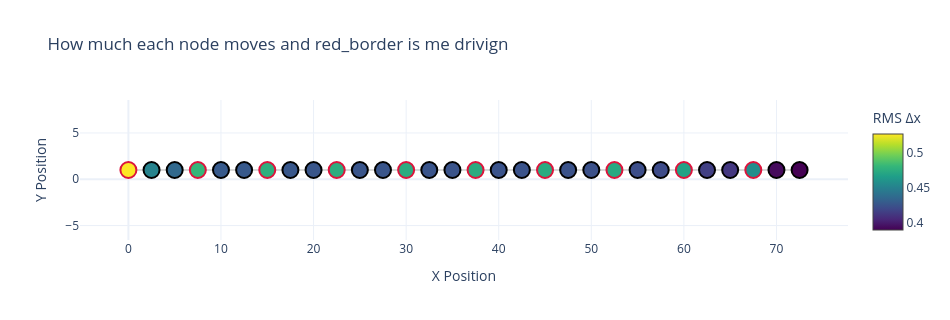

Notebook source saved alongside this figure:
### Code cell
fig_spatial = plot_movement_nodes_spatial(
    X, nodes_pos=nodes_pos, target_nodes=target_nodes, N=N
)
fig_spatial.show()

### Figure 1 — Plotly figure (JSON) as saved in the notebook; plotly's stock layout.template omitted (floating-point values rounded to 4 significant figures)
{"data": [{"hoverinfo": "none", "line": {"color": "rgba(160, 160, 160, 0.4)", "width": 2}, "mode": "lines", "showlegend": false, "type": "scatter", "x": [0.0, 2.5, 5.0, 7.5, 10.0, 12.5, 15.0, 17.5, 20.0, 22.5, 25.0, 27.5, 30.0, 32.5, 35.0, 37.5, 40.0, 42.5, 45.0, 47.5, 50.0, 52.5, 55.0, 57.5, 60.0, 62.5, 65.0, 67.5, 70.0, 72.5], "y": [1.0, 1.0, 1.0, 1.0, 1.0, 1.0, 1.0, 1.0, 1.0, 1.0, 1.0, 1.0, 1.0, 1.0, 1.0, 1.0, 1.0, 1.0, 1.0, 1.0, 1.0, 1.0, 1.0, 1.0, 1.0, 1.0, 1.0, 1.0, 1.0, 1.0]}, {"hoverinfo": "text", "marker": {"color": [0.5276, 0.4515, 0.4357, 0.4807, 0.4286, 0.4277, 0.4767, 0.4267, 0.4264, 0.4755, 0.4259, 0.4257, 0.4748, 0.4253, 0.4252, 0.4743, 0.4249, 0.4247, 0.4738, 0.4243, 0.4239, 0.4726, 0.4223, 0.421, 0.4685, 0.4157, 0.4116, 0.4566, 0.3929, 0.3892], "colorbar": {"title": {"text": "RMS Δx"}}, "colorscale": [[0, "#440154"], [0.1111, "#482878"], [0.2222, "#3e4989"], [0.3333, "#31688e"], [0.4444, "#26828e"], [0.5556, "#1f9e89"], [0.6667, "#35b779"], [0.7778, "#6ece58"], [0.8889, "#b5de2b"], [1, "#fde725"]], "line": {"color": ["crimson", "black", "black", "crimson", "black", "black", "crimson", "black", "black", "crimson", "black", "black", "crimson", "black", "black", "crimson", "black", "black", "crimson", "black", "black", "crimson", "black", "black", "crimson", "black", "black", "crimson", "black", "black"], "width": 2}, "showscale": true, "size": 16}, "mode": "markers", "showlegend": false, "text": ["Chain Node #0 (Global ID: 1)<br>RMS Δx: 0.5276<br>Driven: Yes", "Chain Node #1 (Global ID: 4)<br>RMS Δx: 0.4515<br>Driven: No", "Chain Node #2 (Global ID: 7)<br>RMS Δx: 0.4357<br>Driven: No", "Chain Node #3 (Global ID: 10)<br>RMS Δx: 0.4807<br>Driven: Yes", "Chain Node #4 (Global ID: 13)<br>RMS Δx: 0.4286<br>Driven: No", "Chain Node #5 (Global ID: 16)<br>RMS Δx: 0.4277<br>Driven: No", "Chain Node #6 (Global ID: 19)<br>RMS Δx: 0.4767<br>Driven: Yes", "Chain Node #7 (Global ID: 22)<br>RMS Δx: 0.4267<br>Driven: No", "Chain Node #8 (Global ID: 25)<br>RMS Δx: 0.4264<br>Driven: No", "Chain Node #9 (Global ID: 28)<br>RMS Δx: 0.4755<br>Driven: Yes", "Chain Node #10 (Global ID: 31)<br>RMS Δx: 0.4259<br>Driven: No", "Chain Node #11 (Global ID: 34)<br>RMS Δx: 0.4257<br>Driven: No", "Chain Node #12 (Global ID: 37)<br>RMS Δx: 0.4748<br>Driven: Yes", "Chain Node #13 (Global ID: 40)<br>RMS Δx: 0.4253<br>Driven: No", "Chain Node #14 (Global ID: 43)<br>RMS Δx: 0.4252<br>Driven: No", "Chain Node #15 (Global ID: 46)<br>RMS Δx: 0.4743<br>Driven: Yes", "Chain Node #16 (Global ID: 49)<br>RMS Δx: 0.4249<br>Driven: No", "Chain Node #17 (Global ID: 52)<br>RMS Δx: 0.4247<br>Driven: No", "Chain Node #18 (Global ID: 55)<br>RMS Δx: 0.4738<br>Driven: Yes", "Chain Node #19 (Global ID: 58)<br>RMS Δx: 0.4243<br>Driven: No", "Chain Node #20 (Global ID: 61)<br>RMS Δx: 0.4239<br>Driven: No", "Chain Node #21 (Global ID: 64)<br>RMS Δx: 0.4726<br>Driven: Yes", "Chain Node #22 (Global ID: 67)<br>RMS Δx: 0.4223<br>Driven: No", "Chain Node #23 (Global ID: 70)<br>RMS Δx: 0.4210<br>Driven: No", "Chain Node #24 (Global ID: 73)<br>RMS Δx: 0.4685<br>Driven: Yes", "Chain Node #25 (Global ID: 76)<br>RMS Δx: 0.4157<br>Driven: No", "Chain Node #26 (Global ID: 79)<br>RMS Δx: 0.4116<br>Driven: No", "Chain Node #27 (Global ID: 82)<br>RMS Δx: 0.4566<br>Driven: Yes", "Chain Node #28 (Global ID: 85)<br>RMS Δx: 0.3929<br>Driven: No", "Chain Node #29 (Global ID: 88)<br>RMS Δx: 0.3892<br>Driven: No"], "type": "scatter", "x": [0.0, 2.5, 5.0, 7.5, 10.0, 12.5, 15.0, 17.5, 20.0, 22.5, 25.0, 27.5, 30.0, 32.5, 35.0, 37.5, 40.0, 42.5, 45.0, 47.5, 50.0, 52.5, 55.0, 57.5, 60.0, 62.5, 65.0, 67.5, 70.0, 72.5], "y": [1.0, 1.0, 1.0, 1.0, 1.0, 1.0, 1.0, 1.0, 1.0, 1.0, 1.0, 1.0, 1.0, 1.0, 1.0, 1.0, 1.0, 1.0, 1.0, 1.0, 1.0, 1.0, 1.0, 1.0, 1.0, 1.0, 1.0, 1.0, 1.0, 1.0]}], "layout": {"height": 320, "title": {"text": "How much each node moves and red_border is me drivign"}, "width": 950, "xaxis": {"scaleanchor": "y", "scaleratio": 1, "title": {"text": "X Position"}}, "yaxis": {"title": {"text": "Y Position"}}}}
